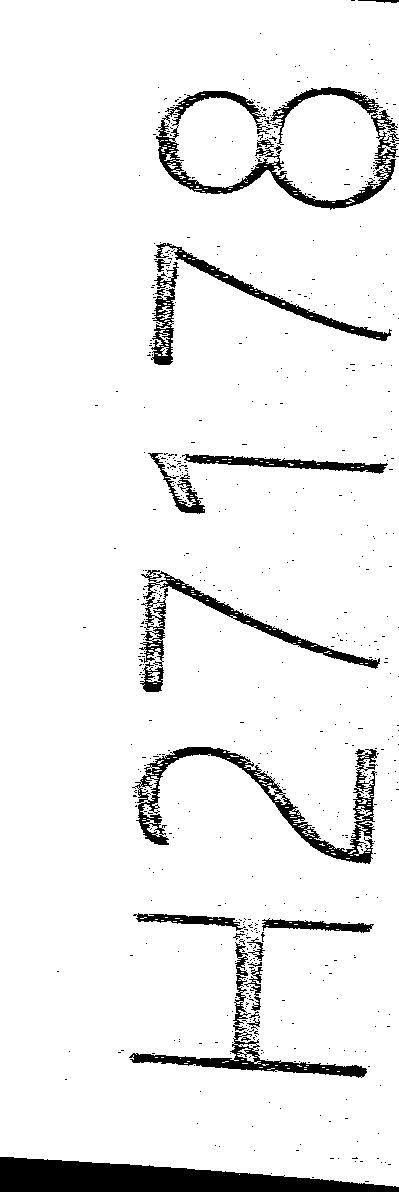
#> input picture exel_to_image.jpg, 399 x 1192 px
$ python find_contours.py
#> lines starting #> are read from the running program, lines starting #| are printed output that depends on the picture; after the words box and inside, x2 and y2 are one past the last pixel; in counts of white or black regions, pixels touching at a corner belong together
import cv2 as cv
import numpy as np
import matplotlib.pyplot as plt
#import exel_to_image as eti ### 이 패키지는 실행 시간을 매~~우 느리게 한다 -> exe_to_image.py 내의 모든 코드를 실행을 하기 떄문!
import sys


########### Find Contours을 하기 이전의 image 전처리(img_thresh 생성) #################
exel_to_image = cv.imread('./exel_to_image.jpg')
#> exel_to_image is the input picture: shape (1192, 399, 3); min 0, max 255, mean 236.8

if exel_to_image is None:
    sys.exit("No Such Image File")

height,width,channel = exel_to_image.shape
#> height = 1192; width = 399; channel = 3

img = np.array(exel_to_image)
img = cv.cvtColor(img, cv.COLOR_RGB2BGR)
gray = cv.cvtColor(img, cv.COLOR_BGR2GRAY)

img_blurred = cv.GaussianBlur(gray, ksize=(3,3), sigmaX=0)
img_thresh = cv.adaptiveThreshold(
        img_blurred,
        maxValue=255.0,
        adaptiveMethod=cv.ADAPTIVE_THRESH_GAUSSIAN_C,
        thresholdType=cv.THRESH_BINARY_INV,
        blockSize=19,
        C=10
    )
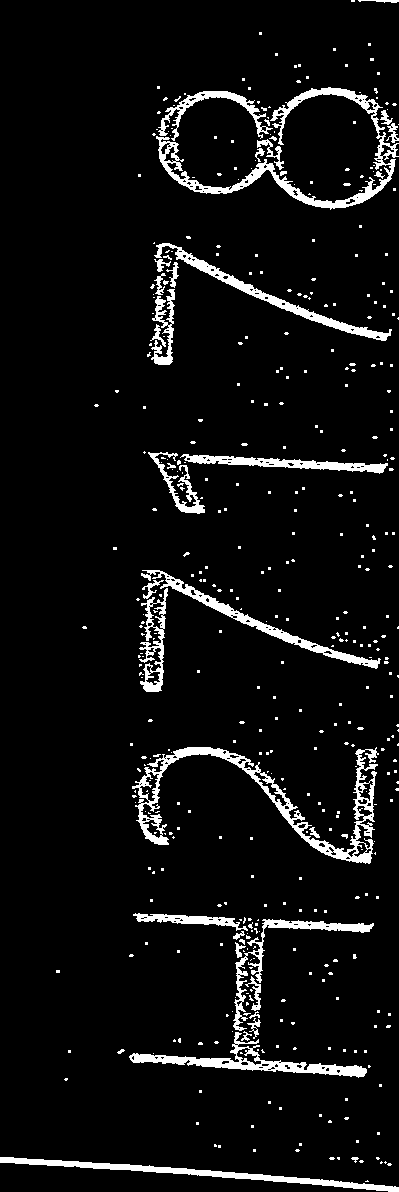
#> img_thresh: shape (1192, 399); 6.2% white; 451 white regions (410 under 20 px)

plt.figure(figsize=(12, 10))
plt.imshow(img_thresh, cmap='gray')  # img_tresh : (y X x) = 1192 x 399
plt.show()

########### Find Contours #################
contours, _ = cv.findContours(
    img_thresh,
    mode=cv.RETR_LIST,
    method=cv.CHAIN_APPROX_SIMPLE
)
#> contours = 638 contours, 575 with area under 20; largest, box (x1, y1, x2, y2) and area: (132, 747, 379, 864) 4672, (156, 87, 399, 210) 3448, (129, 1032, 367, 1078) 2238, (0, 1157, 399, 1192) 1934, (154, 243, 392, 341) 1796
#0으로 초기화된 temp_result에 countor 좌표를 점으로 찍은 것에 불과
temp_result = np.zeros((height,width,channel), dtype = np.uint8)
#> (the run stopped early here; a loop or call above may not have finished)

$ run again, with BBox.png saved as exel_to_image.jpg
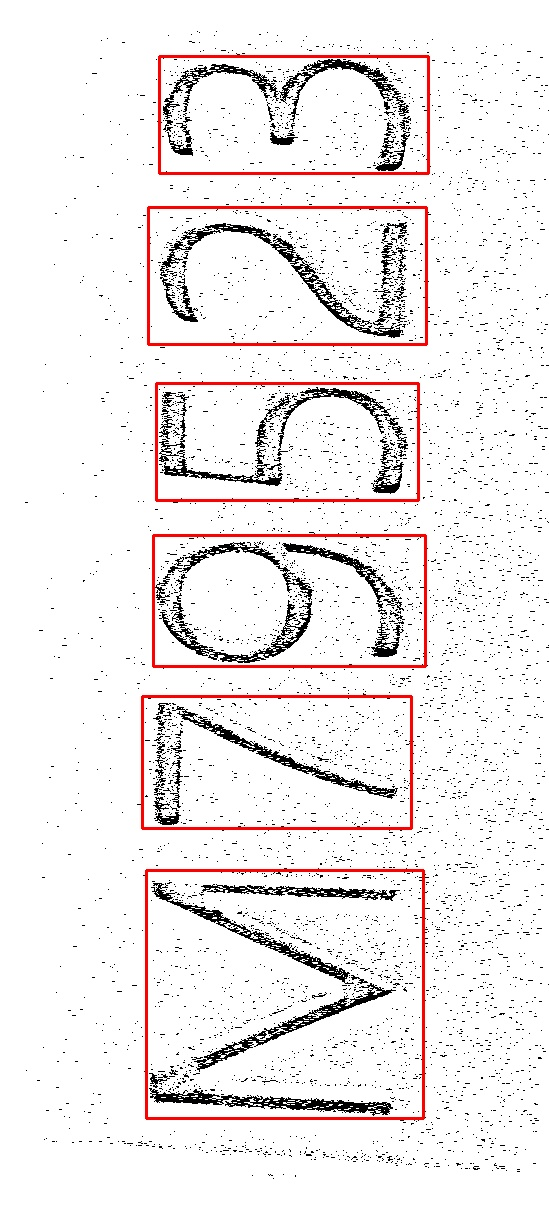
#> input picture BBox.png, 549 x 1229 px
#> exel_to_image is the input picture: shape (1229, 549, 3); mean B, G, R 236.2, 236.2, 240.9
#> `gray = cv.cvtColor(img, cv.COLOR_BGR2GRAY)`:
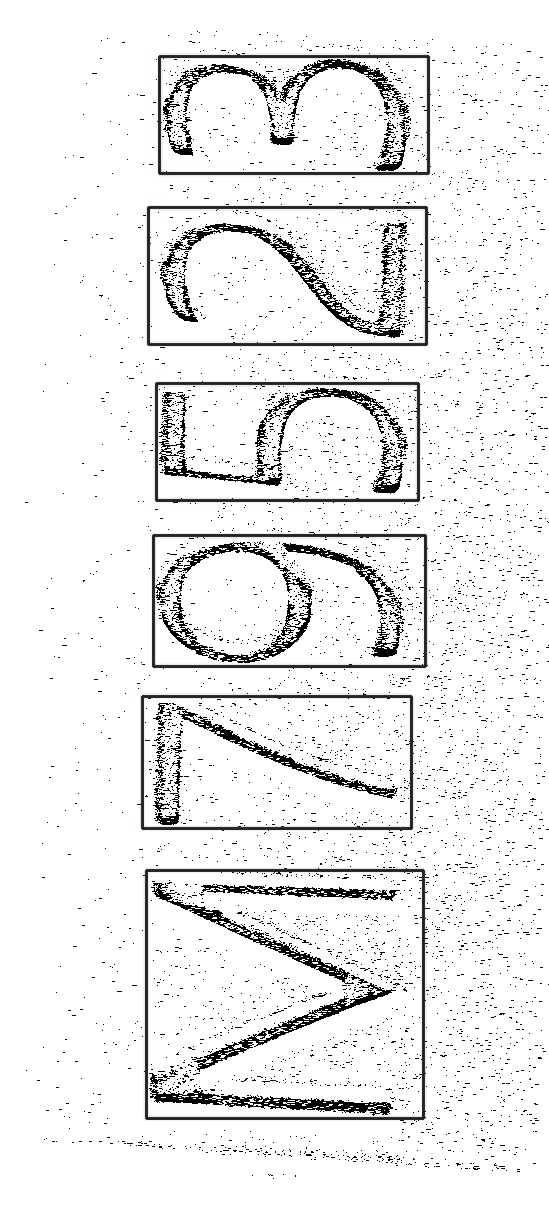
#> gray: shape (1229, 549); min 0, max 255, mean 236.8
#> `img_thresh = cv.adaptiveThreshold( img_blurred, maxValue=255.0, adapti..`:
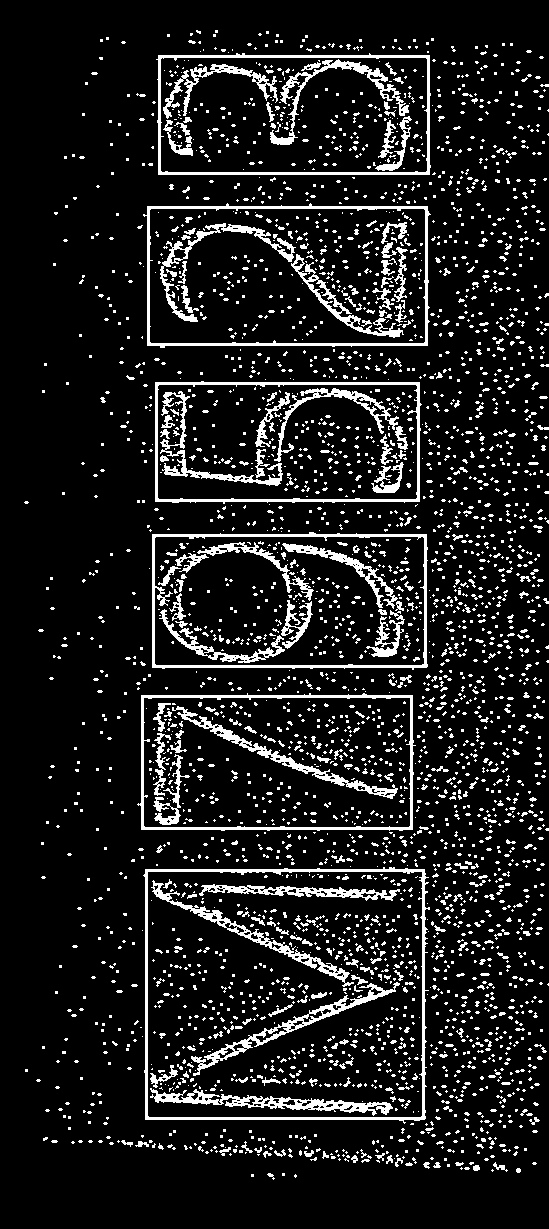
#> img_thresh: shape (1229, 549); 11.3% white; 3541 white regions (3203 under 20 px)
#> contours = 3821 contours, 3656 with area under 20; largest, box (x1, y1, x2, y2) and area: (143, 867, 430, 1124) 69865, (147, 871, 423, 1118) 67561, (143, 203, 431, 348) 38968, (149, 208, 426, 344) 37196, (152, 532, 428, 670) 36478
